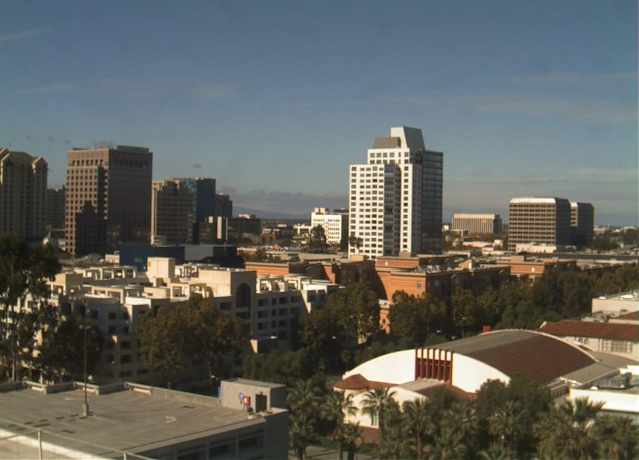
#> input picture images/daytime.jpg, 639 x 460 px, found by its file name
$ python harris_detector.py
#> lines starting #> are read from the running program, lines starting #| are printed output that depends on the picture; after the words box and inside, x2 and y2 are one past the last pixel; in counts of white or black regions, pixels touching at a corner belong together
import cv2
import numpy as np

img_path = "./images/daytime.jpg"
img = cv2.imread(img_path)
#> img is the input picture: shape (460, 639, 3); mean B, G, R 95.2, 99.9, 98.3
# create a copy of the image object
corner_map = img.copy()

# convert the input image into
# grayscale color space
operated_img = cv2.cvtColor(img, cv2.COLOR_BGR2GRAY)
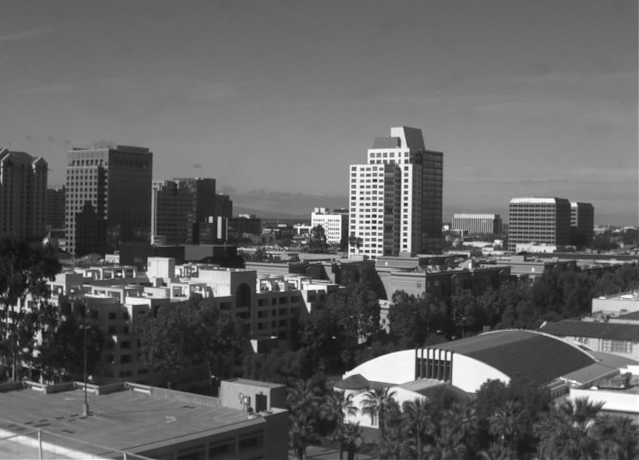
#> operated_img: shape (460, 639); min 16, max 255, mean 98.9

# modify the data type
# setting to 32-bit floating point
operated_img = np.float32(operated_img)

# apply the cv2.cornerHarris method
# to detect the corners with appropriate
# values as input parameters
dest = cv2.cornerHarris(operated_img, 2, 5, 0.07)
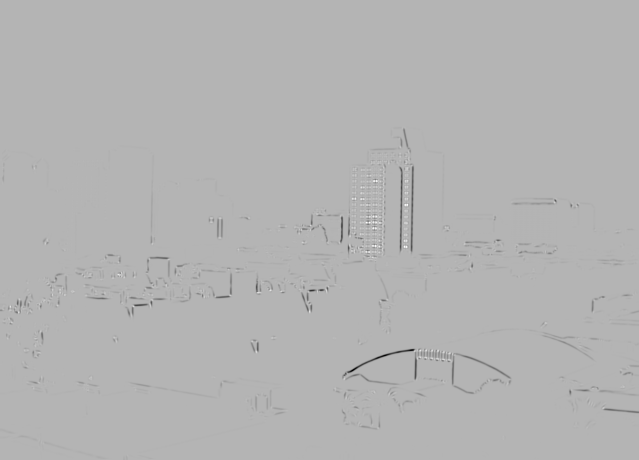
#> dest: shape (460, 639) float32; min -5.81e+09, max 2.41e+09, mean -23168630; drawn with min black and max white

# Results are marked through the dilated corners
dest = cv2.dilate(dest, None)
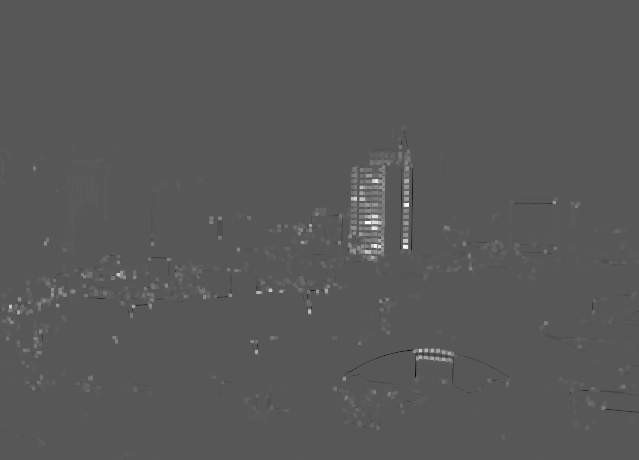
#> dest: shape (460, 639) float32; min -1.26e+09, max 2.41e+09, mean 13165295; drawn with min black and max white

# Reverting back to the original image,
# with optimal threshold value
corner_map[dest > 0.01 * dest.max()]=[0, 0, 255]
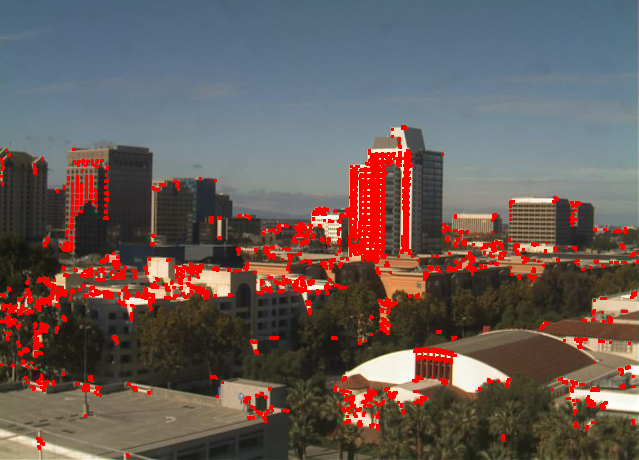
#> corner_map: shape (460, 639, 3); 6.11% of pixels changed, all inside (x1, y1, x2, y2) = (0, 125, 639, 458)

# the window showing output image with corners
cv2.imshow('Original Image', img)
cv2.imshow('Harris Corner Map', corner_map)
cv2.waitKey(0)
cv2.destroyAllWindows()

$ run again, with images/nighttime_enhanced.jpg copied over images/daytime.jpg
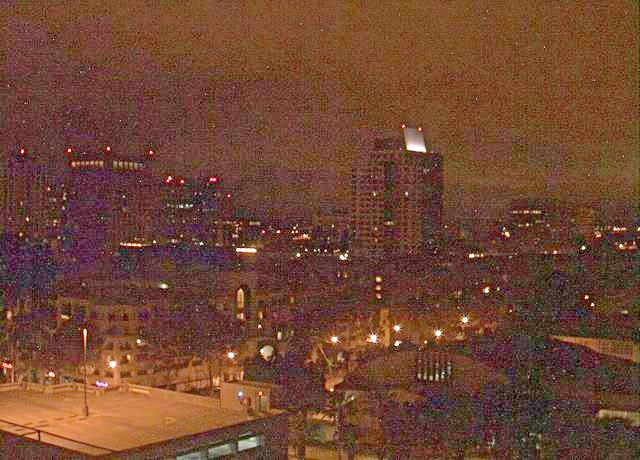
#> input picture images/nighttime_enhanced.jpg, 640 x 460 px, found by its file name
#> img is the input picture: shape (460, 640, 3); mean B, G, R 50.6, 70.3, 113.4
#> `dest = cv2.dilate(dest, None)`:
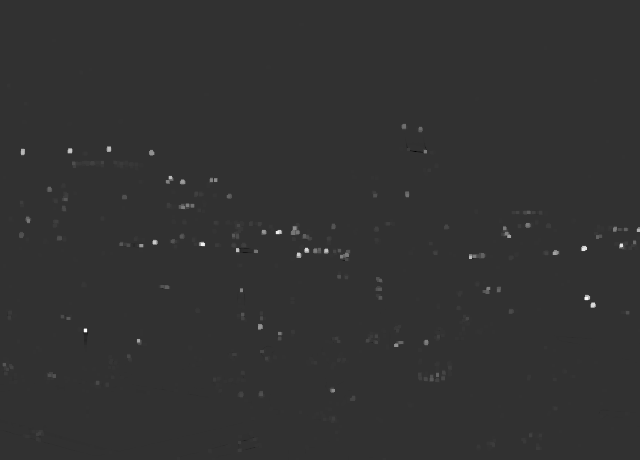
#> dest: shape (460, 640) float32; min -1e+09, max 4.21e+09, mean 12841607; drawn with min black and max white
#> `corner_map[dest > 0.01 * dest.max()]=[0, 0, 255]`:
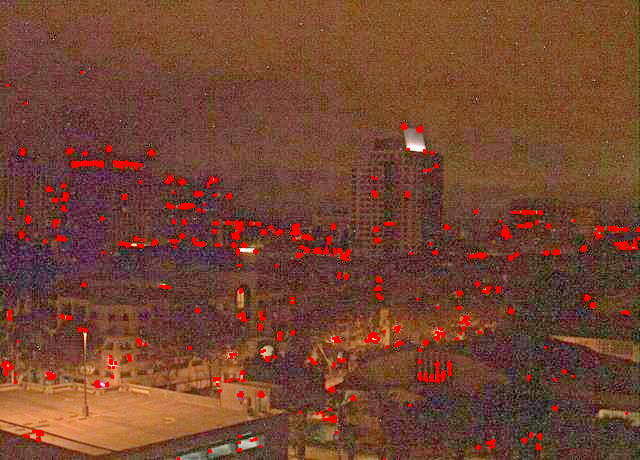
#> corner_map: shape (460, 640, 3); 2.57% of pixels changed, all inside (x1, y1, x2, y2) = (2, 71, 640, 460)
